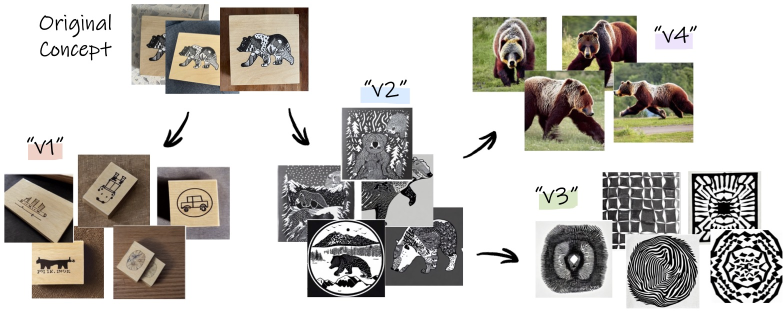
#> input picture assets/teaser.jpeg, 1566 x 622 px, given in place of assetsteaser.jpeg, which was not available (shown at 1/2 size)
$ python center_crop.py --path ../assets
#> lines starting #> are read from the running program, lines starting #| are printed output that depends on the picture
import cv2
import os
import argparse

parser = argparse.ArgumentParser()
parser.add_argument("--path", type=str, help="Path to image folder")
args = parser.parse_args()
image_folder = args.path
# "/home/jack/Code/Projects/inspiration_tree/input_concepts/white_paper/v0/"

for image_path in os.listdir(image_folder):
    image = cv2.imread(os.path.join(image_folder + image_path))
#> image is the input picture: shape (622, 1566, 3); mean B, G, R 186.1, 191.1, 194.4
    # center crop
    h, w, _ = image.shape
#> h = 622; w = 1566
    if h > w:
        image = image[h//2 - w//2:h//2 + w//2, :, :]
    else:
        image = image[:, w//2 - h//2:w//2 + h//2, :]
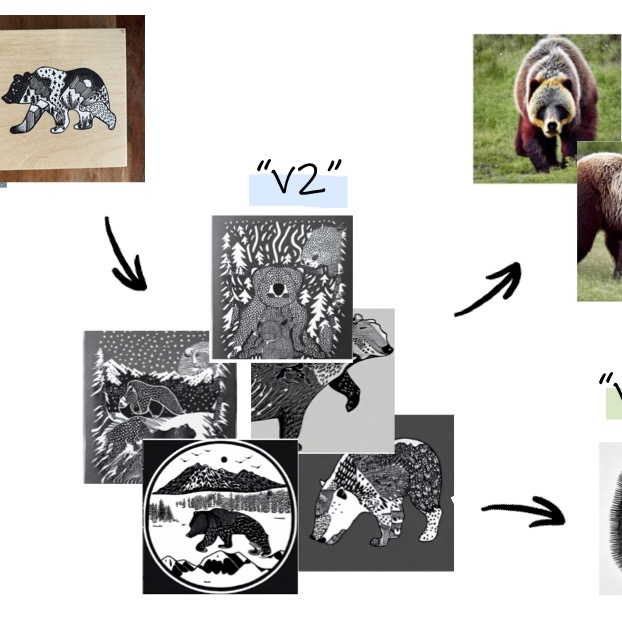
#> image: shape (622, 622, 3); mean B, G, R 197.7, 200.3, 201.5

    # save image
    cv2.imwrite(os.path.join(image_folder + image_path), image)
#> pass 2 of the loop `for image_path in os.listdir(image_folder):`:
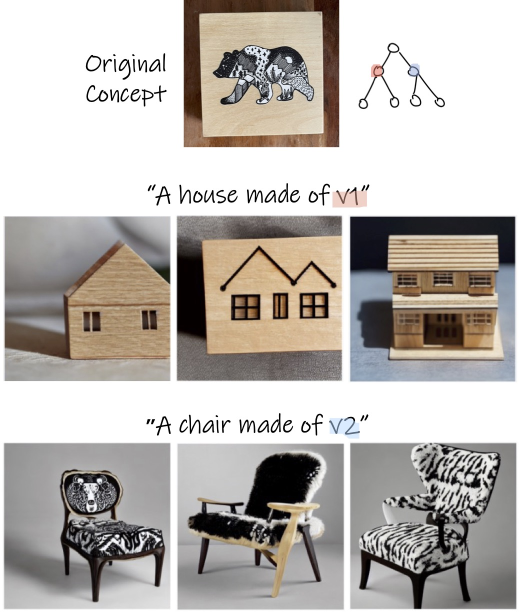
#> input picture assets/usage.jpg, 1038 x 1227 px, given in place of assetsusage.jpg, which was not available (shown at 1/2 size)
#> image is the input picture: shape (1227, 1038, 3); mean B, G, R 176.5, 181.2, 186.1
#> `image = image[h//2 - w//2:h//2 + w//2, :, :]`:
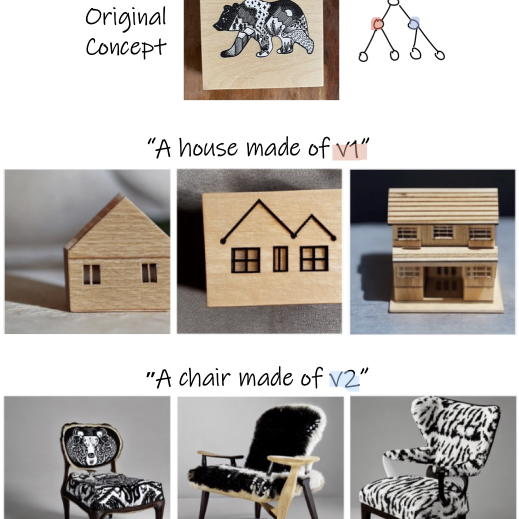
#> image: shape (1038, 1038, 3) (shown at 1/2 size); mean B, G, R 174.5, 179.5, 184.8
